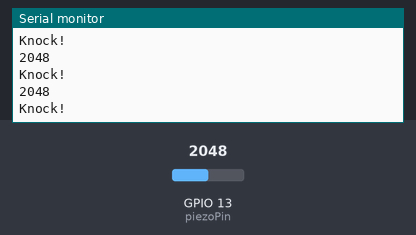
A sketch run on a simulated ESP32. On the bench: the last lines printed to the serial monitor. The test bench sets the inputs (shaded band); at power-on: GPIO 13 (piezoPin) = 2048. USB keyboard and mouse output is not drawn.

Above: at 1.2 s.
1.3 s: GPIO 13 (piezoPin) set to 2866
At 1.9 s:
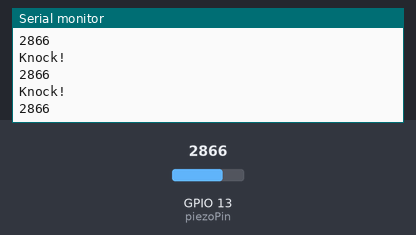
2.8 s: GPIO 13 (piezoPin) set to 3603
At 3.7 s:
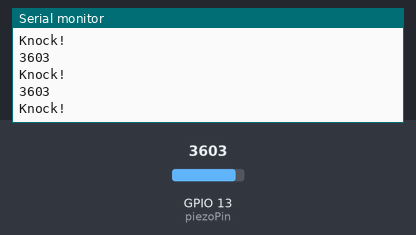
Timing chart, 0 to 5.8 s (numbered marks = the images above; inputs shaded):
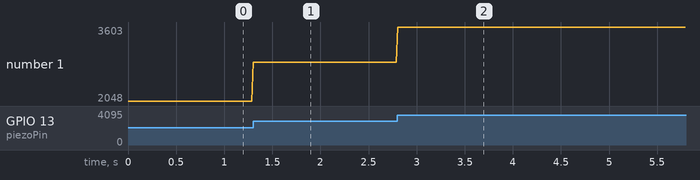

Measured:
- after the input at 1.3 s, the serial monitor: prints a new line at once (image 1)
- after the input at 2.8 s, the serial monitor: prints a new line at once (image 2)
- plotted number 1: 2048 → 2866 after the input at 1.3 s, 2866 → 3603 after the input at 2.8 s

The sketch:

esp32Enter.ino
```cpp
#include <BleKeyboard.h>

BleKeyboard bleKeyboard;

const int piezoPin = 13;
char outputChar = '\0';
int sensorReading = 0;

void setup() {
  // put your setup code here, to run once:
  Serial.begin(9600);
  bleKeyboard.begin();

  Serial.println("Bluetooth ready to pair");

}

void loop() {
  sensorReading = analogRead(piezoPin);
  Serial.println(sensorReading);

  if (bleKeyboard.isConnected()) {

    if (sensorReading >=1000) {

      Serial.println("Knock!");
      outputChar = '\n';
      bleKeyboard.print(outputChar);

      bleKeyboard.releaseAll();
      //delay(1000);
      sensorReading = 0;
      //Keyboard.press(KEY_LEFT_CTRL);
      //Keyboard.press('n');

      //delay(100);
      //Keyboard.releaseAll();

  }

  }

  // put your main code here, to run repeatedly:

}
```
